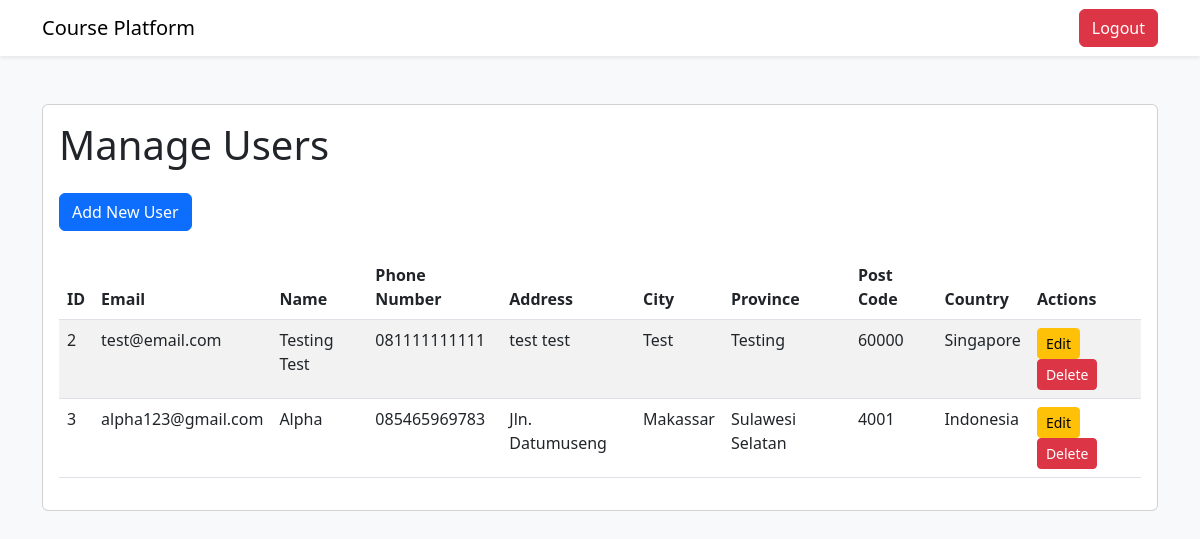
Screenshot of /admin/manage-users (signed in) with the database file from the repository.
### tables this page shows
CREATE TABLE peserta (
                id_peserta INTEGER PRIMARY KEY AUTOINCREMENT,
                email TEXT NOT NULL,
                nama_peserta TEXT NOT NULL,
                password TEXT NOT NULL,
                no_telpon TEXT NOT NULL,
                alamat TEXT NOT NULL,
                kota TEXT NOT NULL,
                provinsi TEXT NOT NULL,
                kode_pos INT NOT NULL,
                negara TEXT NOT NULL
            );

### features/auth.py (the view)
    def manage_users(self):
        if not session.get('email') and session.get('role') != 'admin':
            return redirect('/login_admin')
        users = query_db('SELECT * FROM peserta')
        return render_template('manage_users_page.html', users=users)

### database.py (called while the page is built)
def get_db():
    db = getattr(g, '_database', None)
    if db is None:
        db = g._database = sqlite3.connect(DATABASE)
        db.row_factory = sqlite3.Row
    return db

def query_db(query, args=(), one=False):
    cur = get_db().execute(query, args)
    rv = cur.fetchall()
    cur.close()
    get_db().commit()
    return (rv[0] if rv else None) if one else rv

### templates/manage_users_page.html (shortened to what this page needs)
<!DOCTYPE html>
<html lang="en">
<head>
    <link href="https://cdn.jsdelivr.net/npm/bootstrap@5.3.0/dist/css/bootstrap.min.css" rel="stylesheet">
</head>
<body class="bg-light">
    <nav class="navbar navbar-expand-lg navbar-light bg-white shadow-sm">
        <div class="container">
            <a class="navbar-brand" href="/admin">Course Platform</a>
            <div class="d-flex">
                <a href="/logout" class="btn btn-danger">Logout</a>
            </div>
        </div>
    </nav>
    <div class="container py-5">
        <div class="card">
            <div class="card-body">
                <h1 class="card-title mb-4">Manage Users</h1>
                <div class="mb-4">
                    <a href="/admin/add-user" class="btn btn-primary">Add New User</a>
                </div>
                <table class="table table-striped">
                    <thead>
                        <tr>
                            <th>ID</th>
                            <th>Email</th>
                            <th>Name</th>
                            <th>Phone Number</th>
                            <th>Address</th>
                            <th>City</th>
                            <th>Province</th>
                            <th>Post Code</th>
                            <th>Country</th>
                            <th>Actions</th>
                        </tr>
                    </thead>
                    <tbody>
                        {% for user in users %}
                        <tr>
                            <td>{{ user.id_peserta }}</td>
                            <td>{{ user.email }}</td>
                            <td>{{ user.nama_peserta }}</td>
                            <td>{{ user.no_telpon }}</td>
                            <td>{{ user.alamat }}</td>
                            <td>{{ user.kota }}</td>
                            <td>{{ user.provinsi }}</td>
                            <td>{{ user.kode_pos }}</td>
                            <td>{{ user.negara }}</td>
                            <td>
                                <a href="/admin/edit-user/{{ user.id_peserta }}" class="btn btn-sm btn-warning">Edit</a>
                                <a href="/admin/delete-user/{{ user.id_peserta }}"
                                    class="btn btn-sm btn-danger">Delete</a>
                            </td>
                        </tr>
                        {% endfor %}
                    </tbody>
                </table>
            </div>
        </div>
    </div>
</body>
</html>

### rows the page displays
peserta: id_peserta "2", email "test@email.com", nama_peserta "Testing Test", no_telpon "081111111111", alamat "test test", kota "Test", provinsi "Testing", kode_pos "60000", negara "Singapore"
peserta: id_peserta "3", email "alpha123@gmail.com", nama_peserta "Alpha", no_telpon "085465969783", alamat "Jln. Datumuseng", kota "Makassar", provinsi "Sulawesi Selatan", kode_pos "4001", negara "Indonesia"
